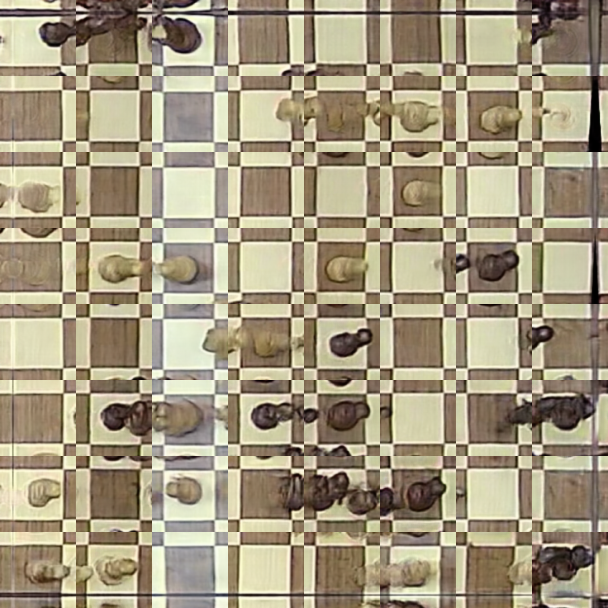
#> input picture board_full.png, 1216 x 1216 px (shown at 1/2 size); its folder holds only this picture in this run
$ python -i pair_maker.py   (imports and definitions only)   (older library calls are emulated)
#> lines starting #> are read from the running program, lines starting #| are printed output that depends on the picture
#> further down, picture is the input picture: shape (1216, 1216, 3); mean B, G, R 128.1, 152.9, 164.3
import re
import random
from pathlib import Path

import cv2
import numpy as np

# =========================
# הגדרות (לשנות רק כאן אם צריך)
# =========================
PROJECT_DIR = Path(r"C:\Dl_project")

PROCESSED_DIR = PROJECT_DIR / "processed"
REAL_DIR = PROJECT_DIR / "real_images"
OUT_DIR = PROJECT_DIR / "dataset_pix2pix"

IMG_EXTS = {".png", ".jpg", ".jpeg", ".webp"}

TRAIN_RATIO = 0.8
VAL_RATIO = 0.1
TEST_RATIO = 0.1
RANDOM_SEED = 42

# גודל לשמירה בדאטהסט (אימון pix2pix אוהב גדלים קבועים)
SAVE_SIZE = (512, 512)

# גודל להשוואת ECC (קטן = מהיר)
ECC_SIZE = (256, 256)
ECC_ITERS = 80  # אפשר 70-120; יותר = יציב יותר אבל איטי יותר

# להרצה ניסיונית:
MAX_PAIRS = None  # למשל 30 לבדיקה, או None להכול

FRAME_RE = re.compile(r"(frame[_-]?\d+)", re.IGNORECASE)


# =========================
# עזרי מערכת קבצים
# =========================
def is_image(p: Path) -> bool:
    return p.suffix.lower() in IMG_EXTS


# [43 lines left out: functions find_frame_id, ensure_dirs, choose_split, find_real_image, not called in this run]


def load_bgr(path: Path):
    return cv2.imread(str(path), cv2.IMREAD_COLOR)


# =========================
# ECC: לבחור את המועמד הכי "ניתן ליישור" ל-real
# =========================
def _prep_for_ecc(img_bgr, size=ECC_SIZE):
    """
    מכין תמונה ל-ECC בצורה עמידה לתאורה וצבע:
    grayscale + CLAHE + magnitude של gradient.
    """
#> called with size = (256, 256)
    img = cv2.resize(img_bgr, size, interpolation=cv2.INTER_AREA)
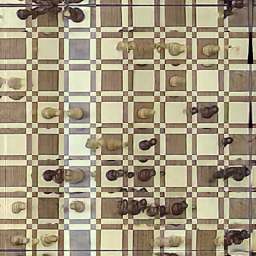
#> img: shape (256, 256, 3); mean B, G, R 128.1, 152.9, 164.3
    gray = cv2.cvtColor(img, cv2.COLOR_BGR2GRAY)
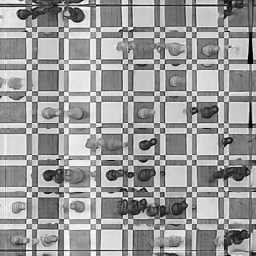
#> gray: shape (256, 256); min 0, max 249, mean 153.5

    clahe = cv2.createCLAHE(clipLimit=2.0, tileGridSize=(8, 8))
    gray = clahe.apply(gray)
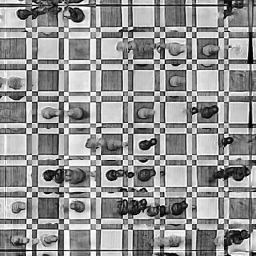
#> gray: shape (256, 256); min 1, max 255, mean 146.5

    gx = cv2.Sobel(gray, cv2.CV_32F, 1, 0, ksize=3)
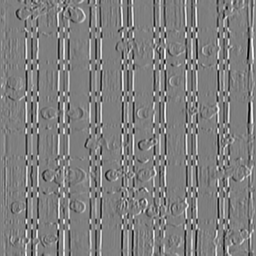
#> gx: shape (256, 256) float32; min -967, max 971, mean 0.2; drawn with min black and max white
    gy = cv2.Sobel(gray, cv2.CV_32F, 0, 1, ksize=3)
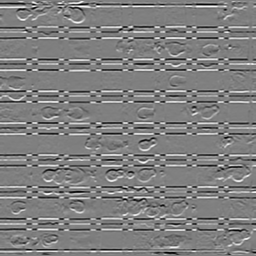
#> gy: shape (256, 256) float32; min -991, max 990, mean -0.1; drawn with min black and max white
    mag = cv2.magnitude(gx, gy)
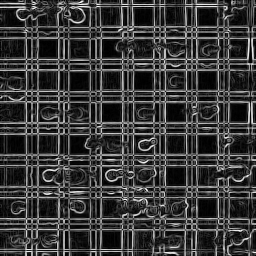
#> mag: shape (256, 256) float32; min 0, max 1025.9, mean 233.3; drawn with min black and max white

    mag = cv2.GaussianBlur(mag, (5, 5), 0)
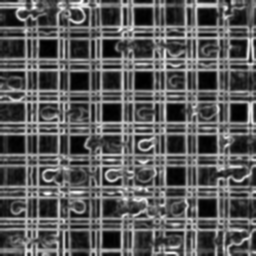
#> mag: shape (256, 256) float32; min 5.46, max 648.4, mean 233.5; drawn with min black and max white
    mag = mag / (mag.max() + 1e-6)
    return mag.astype(np.float32)


# [141 lines left out: functions ecc_score, choose_best_by_ecc, save_pair, build_dataset, not called in this run]


# [2 lines not run here, left out]

>>> import cv2
>>> picture = cv2.imread('../board_full.png')
>>> result = _prep_for_ecc(picture)
